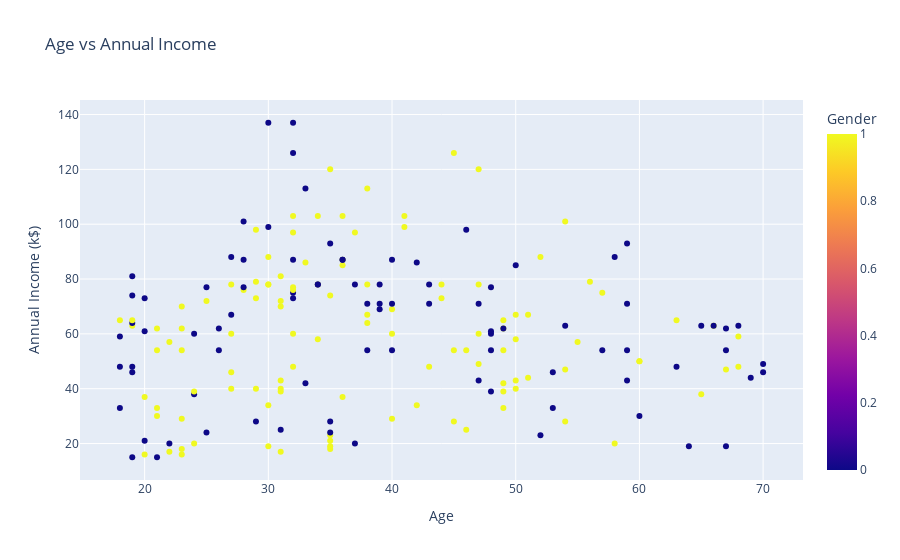

Notebook code cell kept with this figure:
### Code cell
fig = px.scatter(data, 
                 x="Age", 
                 y="Annual Income (k$)", 
                 color="Gender", 
                 hover_data=["Age", "Annual Income (k$)"], 
                 title="Age vs Annual Income", 
                 labels={"Age": "Age", "Annual Income (k$)": "Annual Income (k$)"})
fig.show()

### Figure 1 — Plotly figure (JSON) as saved in the notebook; plotly's stock layout.template omitted (floating-point values rounded to 4 significant figures; data arrays with more than 128 entries replaced by an {"elided": "..."} marker saying what was removed)
{"data": [{"hovertemplate": "Age=%{x}<br>Annual Income (k$)=%{y}<br>Gender=%{marker.color}<extra></extra>", "legendgroup": "", "marker": {"color": {"elided": "200 int values"}, "coloraxis": "coloraxis", "symbol": "circle"}, "mode": "markers", "name": "", "orientation": "v", "showlegend": false, "type": "scatter", "x": {"elided": "200 int values"}, "xaxis": "x", "y": {"elided": "200 int values"}, "yaxis": "y"}], "layout": {"coloraxis": {"colorbar": {"title": {"text": "Gender"}}, "colorscale": [[0, "#0d0887"], [0.1111, "#46039f"], [0.2222, "#7201a8"], [0.3333, "#9c179e"], [0.4444, "#bd3786"], [0.5556, "#d8576b"], [0.6667, "#ed7953"], [0.7778, "#fb9f3a"], [0.8889, "#fdca26"], [1, "#f0f921"]]}, "legend": {"tracegroupgap": 0}, "title": {"text": "Age vs Annual Income"}, "xaxis": {"anchor": "y", "domain": [0, 1], "title": {"text": "Age"}}, "yaxis": {"anchor": "x", "domain": [0, 1], "title": {"text": "Annual Income (k$)"}}}}
